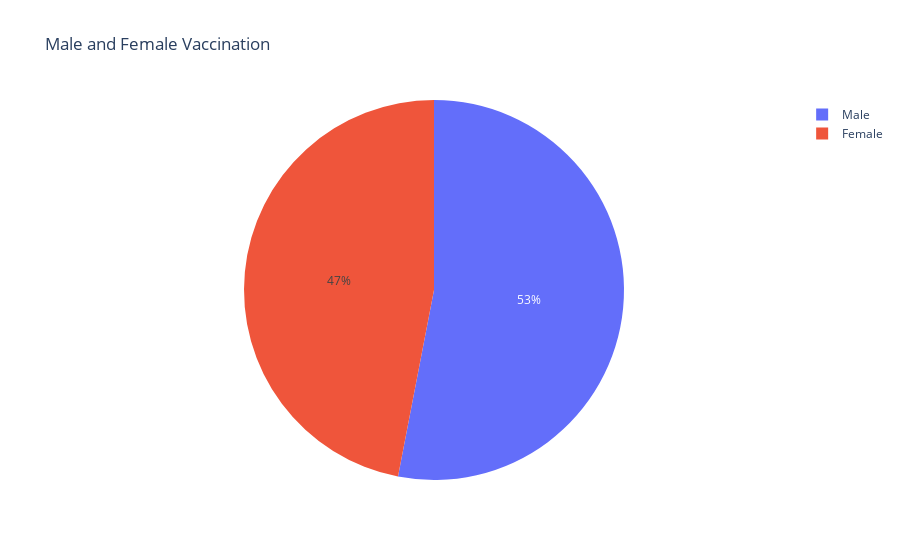

The notebook cell this image was saved under:
### Code cell
male = vaccination["Male(Individuals Vaccinated)"].sum()
female = vaccination["Female(Individuals Vaccinated)"].sum()
px.pie(names=["Male","Female"],values=[male,female], title="Male and Female Vaccination")

### Figure 1 — Plotly figure (JSON) as saved in the notebook; plotly's stock layout.template omitted (floating-point values rounded to 4 significant figures)
{"data": [{"domain": {"x": [0, 1], "y": [0, 1]}, "hovertemplate": "label=%{label}<br>value=%{value}<extra></extra>", "labels": ["Male", "Female"], "legendgroup": "", "name": "", "showlegend": true, "type": "pie", "values": [7138698858, 6321628736]}], "layout": {"legend": {"tracegroupgap": 0}, "title": {"text": "Male and Female Vaccination"}}}
